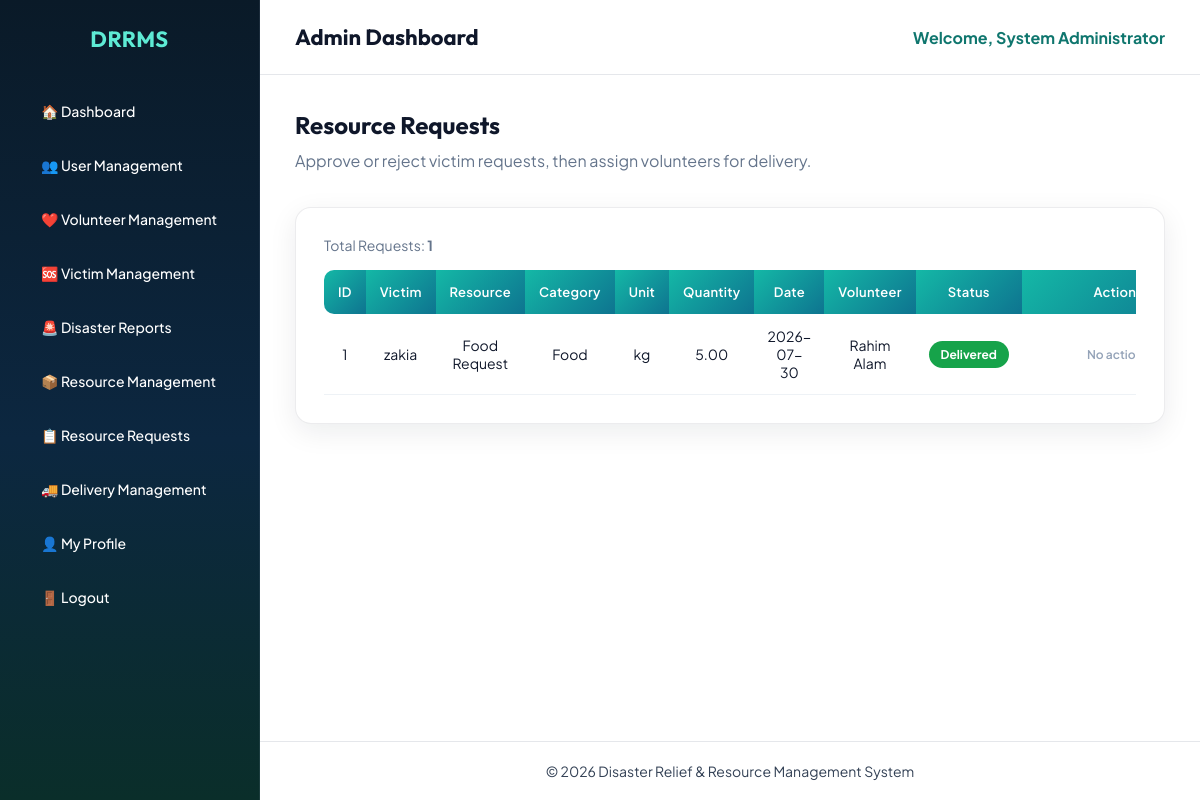
Screenshot of /admin/resource_requests.php (signed in) with the database file from the repository.
### tables this page shows
CREATE TABLE `resource_request` (
  `request_id` int(11) NOT NULL,
  `victim_id` int(11) NOT NULL,
  `volunteer_id` int(11) DEFAULT NULL,
  `resource_name` varchar(100) NOT NULL,
  `category` varchar(50) NOT NULL,
  `unit` varchar(20) NOT NULL,
  `quantity` decimal(10,2) NOT NULL DEFAULT 0.00,
  `request_date` date NOT NULL,
  `status` enum('Pending','Approved','Rejected','Assigned','In Transit','Delivered') DEFAULT 'Pending'
);

CREATE TABLE `users` (
  `user_id` int(11) NOT NULL,
  `name` varchar(100) NOT NULL,
  `email` varchar(100) NOT NULL,
  `phone` varchar(20) NOT NULL,
  `address` text NOT NULL,
  `password` varchar(255) NOT NULL,
  `registration_date` date NOT NULL,
  `nid_number` varchar(20) NOT NULL,
  `role` enum('Admin','Volunteer','Victim') NOT NULL
);

### admin/resource_requests.php (the view, shortened to what this page needs)
<?php
include("../config/database.php");
$requests = mysqli_query($conn, "
SELECT
resource_request.*,
users.name AS victim_name,
vusers.name AS volunteer_name
FROM resource_request
JOIN victim ON resource_request.victim_id=victim.victim_id
JOIN users ON victim.user_id=users.user_id
LEFT JOIN volunteer ON resource_request.volunteer_id=volunteer.volunteer_id
LEFT JOIN users AS vusers ON volunteer.user_id=vusers.user_id
ORDER BY request_id DESC
");
$total = mysqli_num_rows($requests);
?>
<!DOCTYPE html>
<html lang="en">
<head>
<link rel="stylesheet" href="../css/admin.css">
<link rel="stylesheet" href="https://cdnjs.cloudflare.com/ajax/libs/font-awesome/6.7.2/css/all.min.css">
</head>
<body>
<div class="dashboard">
<?php include("../includes/admin_sidebar.php"); ?>
<div class="main-content">
<?php include("../includes/admin_header.php"); ?>
<div class="content">
<h2 style="margin-bottom:10px;">Resource Requests</h2>
<p style="color:#64748b;margin-bottom:25px;">
Approve or reject victim requests, then assign volunteers for delivery.
</p>
<div class="table-box">
<div class="table-meta">
<span>Total Requests: <strong><?php echo (int)$total; ?></strong></span>
</div>
<?php if($total > 0){ ?>
<div class="table-responsive">
<table>
<tr>
<th>ID</th>
<th>Victim</th>
<th>Resource</th>
<th>Category</th>
<th>Unit</th>
<th>Quantity</th>
<th>Date</th>
<th>Volunteer</th>
<th>Status</th>
<th>Action</th>
</tr>
<?php
while($row = mysqli_fetch_assoc($requests))
{
    $status = $row['status'];
    $statusClass = strtolower(str_replace(' ', '-', $status));
    $id = (int)$row['request_id'];
?>
<tr>
<td><?php echo $id; ?></td>
<td><?php echo htmlspecialchars($row['victim_name']); ?></td>
<td><?php echo htmlspecialchars($row['resource_name']); ?></td>
<td><?php echo htmlspecialchars($row['category']); ?></td>
<td><?php echo htmlspecialchars($row['unit']); ?></td>
<td><?php echo $row['quantity']; ?></td>
<td><?php echo htmlspecialchars($row['request_date']); ?></td>
<td>
<?php
echo !empty($row['volunteer_name'])
    ? htmlspecialchars($row['volunteer_name'])
    : '<span style="color:#94a3b8;">Not Assigned</span>';
?>
</td>
<td>
<span class="status-badge status-<?php echo htmlspecialchars($statusClass); ?>">
<?php echo htmlspecialchars($status); ?>
</span>
</td>
<td>
<div class="action-cell">
<?php if($status == "Pending"){ ?>
<a class="approve-btn"
href="?approve=<?php echo $id; ?>"
onclick="return confirm('Approve this resource request?');">
<i class="fa-solid fa-check"></i> Approve
</a>
<a class="reject-btn"
href="?reject=<?php echo $id; ?>"
onclick="return confirm('Reject this resource request?');">
<i class="fa-solid fa-xmark"></i> Reject
</a>
<?php } else { ?>
<span class="action-none">No action</span>
<?php } ?>
</div>
</td>
</tr>
<?php } ?>
</table>
</div>
<?php } ?>
</div>
</div>
<?php include("../includes/admin_footer.php"); ?>
</div>
</div>
</body>
</html>

### css/admin.css (style rules this page uses)
:root { --bg-page:#eef4f7; --bg-deep:#061018; --bg-sidebar:#0a1a28; --primary:#14b8a6; --primary-deep:#0f766e; --accent:#f97316; --text:#0f172a; --muted:#64748b; --white:#ffffff; --border:rgba(15,23,42,.08); --gradient-primary:linear-gradient(135deg, #14b8a6 0%, #0e7490 100%); --gradient-accent:linear-gradient(135deg, #f97316 0%, #dc2626 100%); --gradient-sidebar: linear-gradient(180deg, #0a1a28 0%, #0c2740 55%, #0a2e2a 100%); --shadow:0 8px 28px rgba(15,23,42,.08); --font-display:'Outfit',sans-serif; --font-body:'Plus Jakarta Sans',sans-serif; }
* { margin:0; padding:0; box-sizing:border-box; font-family:var(--font-body); }
body { background:#ffffff; color:var(--text); }
h1,h2,h3,.sidebar h2 { font-family:var(--font-display); }
.dashboard { display:flex; min-height:100vh; background:#ffffff; }
.main-content { margin-left:260px; width:calc(100% - 260px); min-height:100vh; background:#ffffff; display:flex; flex-direction:column; }
.content { padding:35px; background:#ffffff; color:#0f172a; flex:1 0 auto; }
.content h2 { color:#0f172a; }
.table-box { margin-top:36px; background:var(--white); border-radius:16px; padding:28px; border:1px solid var(--border); box-shadow:var(--shadow); }
table { width:100%; border-collapse:collapse; }
table th { background:var(--gradient-primary); color:white; padding:14px; font-weight:600; font-size:13px; letter-spacing:.02em; }
table th:first-child { border-radius:10px 0 0 10px; }
table th:last-child { border-radius:0 10px 10px 0; }
table td { padding:13px; border-bottom:1px solid #eef2f6; text-align:center; font-size:14px; color:#0f172a; background:#ffffff; }
.action-cell { display:flex; flex-wrap:wrap; align-items:center; justify-content:center; gap:6px; min-width:160px; }
.action-none { color:#94a3b8; font-size:12px; font-weight:600; }
.table-meta { margin-bottom:16px; color:#64748b; font-size:14px; }
.table-responsive { width:100%; overflow-x:auto; }
.status-badge { display:inline-block; padding:6px 12px; border-radius:999px; font-size:12px; font-weight:700; color:#ffffff; }
.status-delivered { background:#16a34a; }

### rows the page displays
resource_request: request_id "1", users.name "zakia", resource_name "Food Request", category "Food", unit "kg", quantity "5.00", request_date "2026-07-30", users.name "Rahim Alam", status "Delivered", shows "No…"

### other values shown
$_SESSION['name'] "System Administrator"
$total "1"
